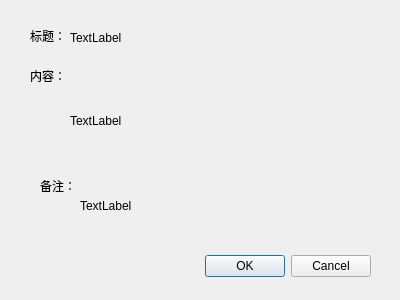
<?xml version="1.0" encoding="UTF-8"?>
<ui version="4.0">
 <class>BrowseWindow</class>
 <widget class="QDialog" name="BrowseWindow">
  <property name="geometry">
   <rect>
    <x>0</x>
    <y>0</y>
    <width>400</width>
    <height>300</height>
   </rect>
  </property>
  <property name="windowTitle">
   <string>Browse</string>
  </property>
  <widget class="QWidget" name="layoutWidget">
   <property name="geometry">
    <rect>
     <x>20</x>
     <y>250</y>
     <width>351</width>
     <height>33</height>
    </rect>
   </property>
   <layout class="QHBoxLayout">
    <property name="spacing">
     <number>6</number>
    </property>
    <property name="leftMargin">
     <number>0</number>
    </property>
    <property name="topMargin">
     <number>0</number>
    </property>
    <property name="rightMargin">
     <number>0</number>
    </property>
    <property name="bottomMargin">
     <number>0</number>
    </property>
    <item>
     <spacer>
      <property name="orientation">
       <enum>Qt::Horizontal</enum>
      </property>
      <property name="sizeHint" stdset="0">
       <size>
        <width>131</width>
        <height>31</height>
       </size>
      </property>
     </spacer>
    </item>
    <item>
     <widget class="QPushButton" name="okButton">
      <property name="text">
       <string>OK</string>
      </property>
     </widget>
    </item>
    <item>
     <widget class="QPushButton" name="cancelButton">
      <property name="text">
       <string>Cancel</string>
      </property>
     </widget>
    </item>
   </layout>
  </widget>
  <widget class="QLabel" name="label">
   <property name="geometry">
    <rect>
     <x>30</x>
     <y>30</y>
     <width>54</width>
     <height>12</height>
    </rect>
   </property>
   <property name="text">
    <string>标题：</string>
   </property>
  </widget>
  <widget class="QLabel" name="label_2">
   <property name="geometry">
    <rect>
     <x>30</x>
     <y>70</y>
     <width>54</width>
     <height>12</height>
    </rect>
   </property>
   <property name="text">
    <string>内容：</string>
   </property>
  </widget>
  <widget class="QLabel" name="label_3">
   <property name="geometry">
    <rect>
     <x>40</x>
     <y>180</y>
     <width>54</width>
     <height>12</height>
    </rect>
   </property>
   <property name="text">
    <string>备注：</string>
   </property>
  </widget>
  <widget class="QLabel" name="label_title">
   <property name="geometry">
    <rect>
     <x>70</x>
     <y>30</y>
     <width>241</width>
     <height>16</height>
    </rect>
   </property>
   <property name="text">
    <string>TextLabel</string>
   </property>
  </widget>
  <widget class="QLabel" name="label_content">
   <property name="geometry">
    <rect>
     <x>70</x>
     <y>70</y>
     <width>241</width>
     <height>101</height>
    </rect>
   </property>
   <property name="text">
    <string>TextLabel</string>
   </property>
  </widget>
  <widget class="QLabel" name="label_remarks">
   <property name="geometry">
    <rect>
     <x>80</x>
     <y>180</y>
     <width>211</width>
     <height>51</height>
    </rect>
   </property>
   <property name="text">
    <string>TextLabel</string>
   </property>
  </widget>
 </widget>
 <resources/>
 <connections>
  <connection>
   <sender>okButton</sender>
   <signal>clicked()</signal>
   <receiver>BrowseWindow</receiver>
   <slot>accept()</slot>
   <hints>
    <hint type="sourcelabel">
     <x>278</x>
     <y>253</y>
    </hint>
    <hint type="destinationlabel">
     <x>96</x>
     <y>254</y>
    </hint>
   </hints>
  </connection>
  <connection>
   <sender>cancelButton</sender>
   <signal>clicked()</signal>
   <receiver>BrowseWindow</receiver>
   <slot>reject()</slot>
   <hints>
    <hint type="sourcelabel">
     <x>369</x>
     <y>253</y>
    </hint>
    <hint type="destinationlabel">
     <x>179</x>
     <y>282</y>
    </hint>
   </hints>
  </connection>
 </connections>
</ui>
